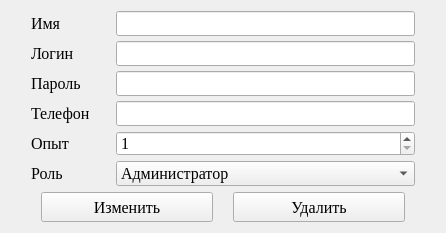
<?xml version="1.0" encoding="UTF-8"?>
<ui version="4.0">
 <class>Form</class>
 <widget class="QWidget" name="Form">
  <property name="geometry">
   <rect>
    <x>0</x>
    <y>0</y>
    <width>446</width>
    <height>233</height>
   </rect>
  </property>
  <property name="windowTitle">
   <string>Form</string>
  </property>
  <layout class="QVBoxLayout" name="verticalLayout">
   <item>
    <layout class="QFormLayout" name="formLayout">
     <property name="horizontalSpacing">
      <number>20</number>
     </property>
     <property name="verticalSpacing">
      <number>5</number>
     </property>
     <property name="leftMargin">
      <number>20</number>
     </property>
     <property name="rightMargin">
      <number>20</number>
     </property>
     <item row="0" column="0">
      <widget class="QLabel" name="label_name">
       <property name="minimumSize">
        <size>
         <width>65</width>
         <height>25</height>
        </size>
       </property>
       <property name="maximumSize">
        <size>
         <width>65</width>
         <height>0</height>
        </size>
       </property>
       <property name="font">
        <font>
         <family>Times New Roman</family>
         <pointsize>12</pointsize>
        </font>
       </property>
       <property name="text">
        <string>Имя</string>
       </property>
      </widget>
     </item>
     <item row="1" column="0">
      <widget class="QLabel" name="label_login">
       <property name="minimumSize">
        <size>
         <width>65</width>
         <height>25</height>
        </size>
       </property>
       <property name="maximumSize">
        <size>
         <width>65</width>
         <height>0</height>
        </size>
       </property>
       <property name="font">
        <font>
         <family>Times New Roman</family>
         <pointsize>12</pointsize>
        </font>
       </property>
       <property name="text">
        <string>Логин</string>
       </property>
      </widget>
     </item>
     <item row="0" column="1">
      <widget class="QLineEdit" name="employee_name">
       <property name="minimumSize">
        <size>
         <width>0</width>
         <height>25</height>
        </size>
       </property>
       <property name="maximumSize">
        <size>
         <width>16777215</width>
         <height>25</height>
        </size>
       </property>
       <property name="font">
        <font>
         <family>Times New Roman</family>
         <pointsize>12</pointsize>
        </font>
       </property>
      </widget>
     </item>
     <item row="1" column="1">
      <widget class="QLineEdit" name="employee_login">
       <property name="minimumSize">
        <size>
         <width>0</width>
         <height>25</height>
        </size>
       </property>
       <property name="maximumSize">
        <size>
         <width>16777215</width>
         <height>25</height>
        </size>
       </property>
       <property name="font">
        <font>
         <family>Times New Roman</family>
         <pointsize>12</pointsize>
        </font>
       </property>
      </widget>
     </item>
     <item row="4" column="0">
      <widget class="QLabel" name="label_experience">
       <property name="minimumSize">
        <size>
         <width>65</width>
         <height>25</height>
        </size>
       </property>
       <property name="maximumSize">
        <size>
         <width>65</width>
         <height>0</height>
        </size>
       </property>
       <property name="font">
        <font>
         <family>Times New Roman</family>
         <pointsize>12</pointsize>
        </font>
       </property>
       <property name="text">
        <string>Опыт</string>
       </property>
      </widget>
     </item>
     <item row="4" column="1">
      <widget class="QSpinBox" name="employee_experience">
       <property name="minimumSize">
        <size>
         <width>0</width>
         <height>25</height>
        </size>
       </property>
       <property name="maximumSize">
        <size>
         <width>16777215</width>
         <height>25</height>
        </size>
       </property>
       <property name="font">
        <font>
         <family>Times New Roman</family>
         <pointsize>12</pointsize>
        </font>
       </property>
       <property name="minimum">
        <number>1</number>
       </property>
       <property name="maximum">
        <number>50</number>
       </property>
      </widget>
     </item>
     <item row="2" column="0">
      <widget class="QLabel" name="label_password">
       <property name="minimumSize">
        <size>
         <width>65</width>
         <height>25</height>
        </size>
       </property>
       <property name="maximumSize">
        <size>
         <width>65</width>
         <height>0</height>
        </size>
       </property>
       <property name="font">
        <font>
         <family>Times New Roman</family>
         <pointsize>12</pointsize>
        </font>
       </property>
       <property name="text">
        <string>Пароль</string>
       </property>
      </widget>
     </item>
     <item row="2" column="1">
      <widget class="QLineEdit" name="employee_password">
       <property name="minimumSize">
        <size>
         <width>0</width>
         <height>25</height>
        </size>
       </property>
       <property name="maximumSize">
        <size>
         <width>16777215</width>
         <height>25</height>
        </size>
       </property>
       <property name="font">
        <font>
         <family>Times New Roman</family>
         <pointsize>12</pointsize>
        </font>
       </property>
      </widget>
     </item>
     <item row="3" column="0">
      <widget class="QLabel" name="label_phone">
       <property name="minimumSize">
        <size>
         <width>65</width>
         <height>25</height>
        </size>
       </property>
       <property name="maximumSize">
        <size>
         <width>65</width>
         <height>0</height>
        </size>
       </property>
       <property name="font">
        <font>
         <family>Times New Roman</family>
         <pointsize>12</pointsize>
        </font>
       </property>
       <property name="text">
        <string>Телефон</string>
       </property>
      </widget>
     </item>
     <item row="3" column="1">
      <widget class="QLineEdit" name="employee_phone">
       <property name="minimumSize">
        <size>
         <width>0</width>
         <height>25</height>
        </size>
       </property>
       <property name="maximumSize">
        <size>
         <width>16777215</width>
         <height>25</height>
        </size>
       </property>
       <property name="font">
        <font>
         <family>Times New Roman</family>
         <pointsize>12</pointsize>
        </font>
       </property>
      </widget>
     </item>
     <item row="5" column="0">
      <widget class="QLabel" name="label_role">
       <property name="minimumSize">
        <size>
         <width>65</width>
         <height>25</height>
        </size>
       </property>
       <property name="maximumSize">
        <size>
         <width>65</width>
         <height>0</height>
        </size>
       </property>
       <property name="font">
        <font>
         <family>Times New Roman</family>
         <pointsize>12</pointsize>
        </font>
       </property>
       <property name="text">
        <string>Роль</string>
       </property>
      </widget>
     </item>
     <item row="5" column="1">
      <widget class="QComboBox" name="employee_role">
       <property name="minimumSize">
        <size>
         <width>0</width>
         <height>25</height>
        </size>
       </property>
       <property name="maximumSize">
        <size>
         <width>16777215</width>
         <height>25</height>
        </size>
       </property>
       <property name="font">
        <font>
         <family>Times New Roman</family>
         <pointsize>12</pointsize>
        </font>
       </property>
       <item>
        <property name="text">
         <string>Администратор</string>
        </property>
       </item>
       <item>
        <property name="text">
         <string>Техник</string>
        </property>
       </item>
      </widget>
     </item>
    </layout>
   </item>
   <item>
    <layout class="QHBoxLayout" name="horizontalLayout">
     <property name="spacing">
      <number>20</number>
     </property>
     <property name="leftMargin">
      <number>30</number>
     </property>
     <property name="rightMargin">
      <number>30</number>
     </property>
     <item>
      <widget class="QPushButton" name="change_data">
       <property name="minimumSize">
        <size>
         <width>0</width>
         <height>30</height>
        </size>
       </property>
       <property name="maximumSize">
        <size>
         <width>16777215</width>
         <height>30</height>
        </size>
       </property>
       <property name="font">
        <font>
         <family>Times New Roman</family>
         <pointsize>12</pointsize>
        </font>
       </property>
       <property name="text">
        <string>Изменить</string>
       </property>
      </widget>
     </item>
     <item>
      <widget class="QPushButton" name="delete_employee">
       <property name="minimumSize">
        <size>
         <width>0</width>
         <height>30</height>
        </size>
       </property>
       <property name="maximumSize">
        <size>
         <width>16777215</width>
         <height>30</height>
        </size>
       </property>
       <property name="font">
        <font>
         <family>Times New Roman</family>
         <pointsize>12</pointsize>
        </font>
       </property>
       <property name="text">
        <string>Удалить</string>
       </property>
      </widget>
     </item>
    </layout>
   </item>
  </layout>
 </widget>
 <resources/>
 <connections/>
</ui>
